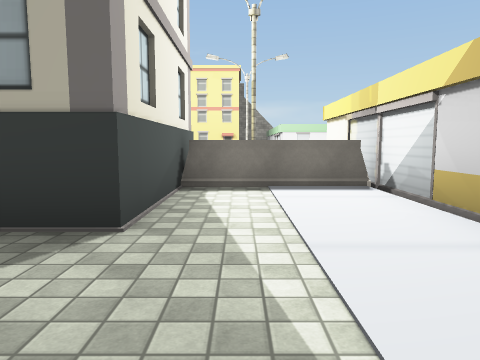
[1] (above)

24 first-person views from a walk through a Unity game level. The camera is 1.3 m above the floor, tilts 6° down and sees 70° across. The floor is counted in squares, 2 m on a side. Each view is taken from the middle of a square. On the plan, view 1 faces up. The plan holds only what a view shows up to about 10 squares ahead; the rest is blank. The place goes on beyond the plan. The player character is not drawn. Some animated figures are not drawn. Some surface patterns are stand-ins.

[2]
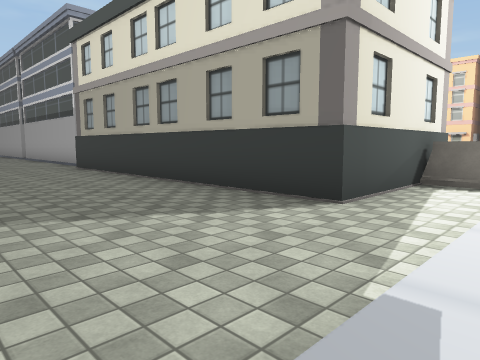

[3]
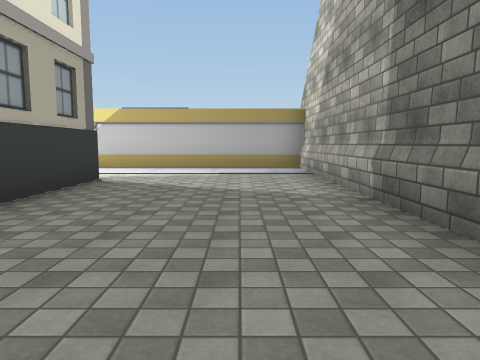

[4]
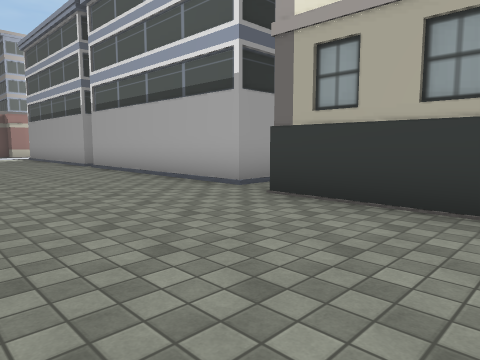

[5]
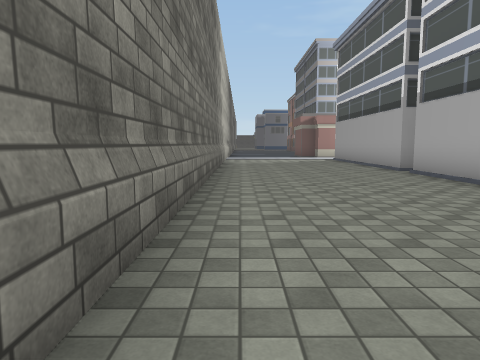

[6]
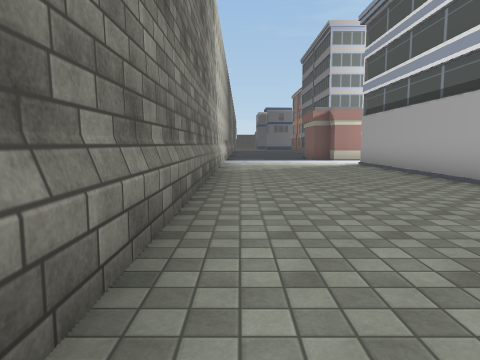

[7]
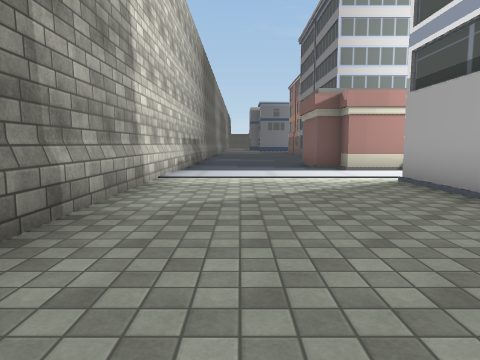

[8]
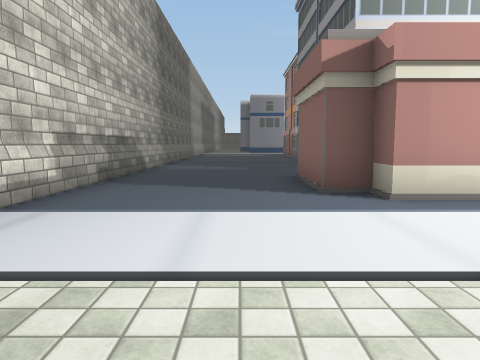

[9]
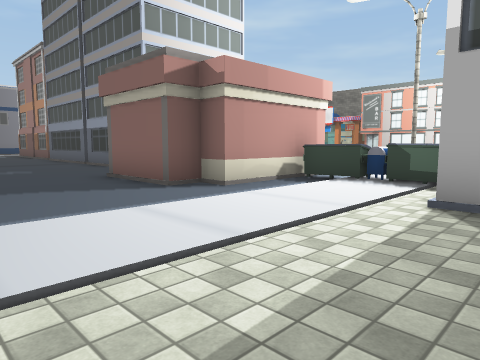

[10]
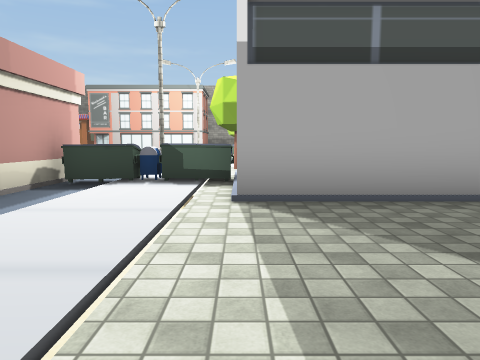

[11]
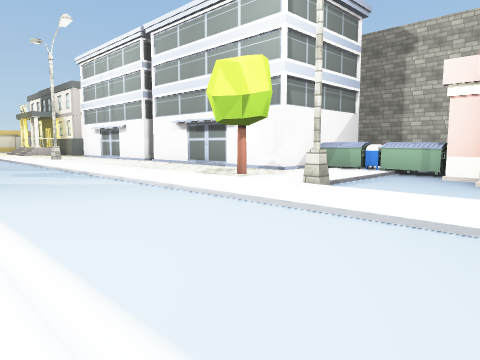

[12]
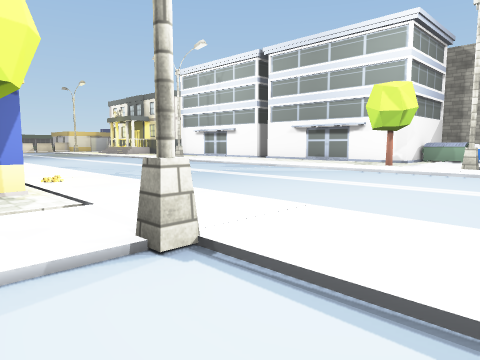

[13]
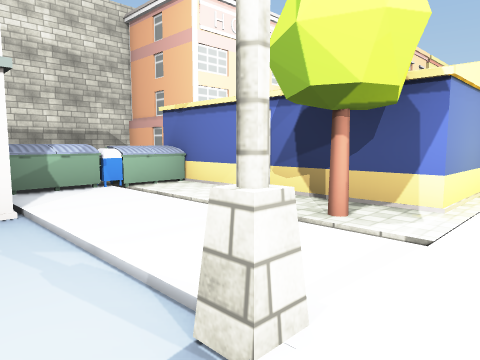

[14]
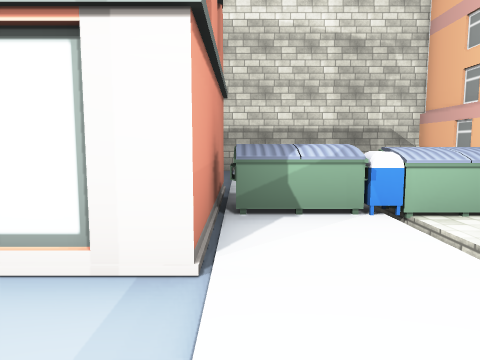

[15]
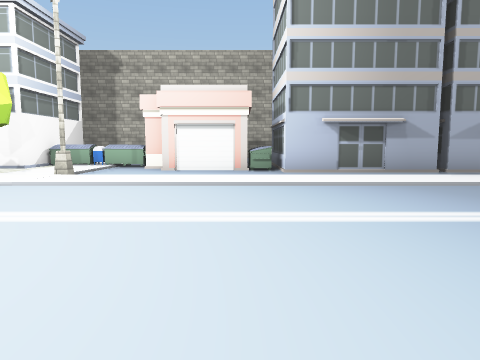

[16]
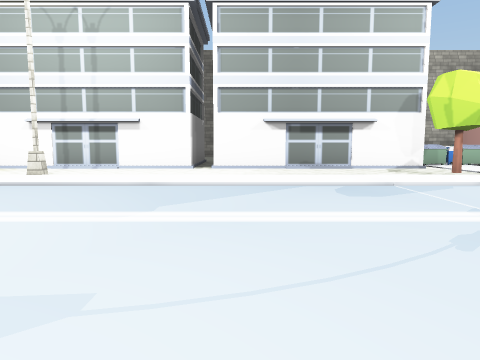

[17]
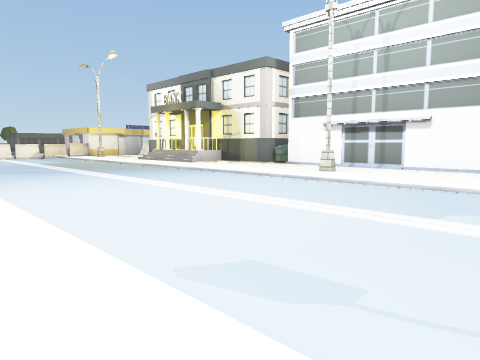

[18]
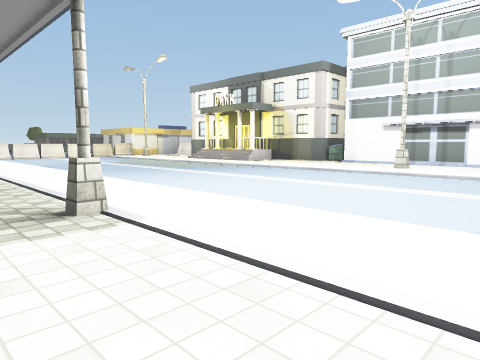

[19]
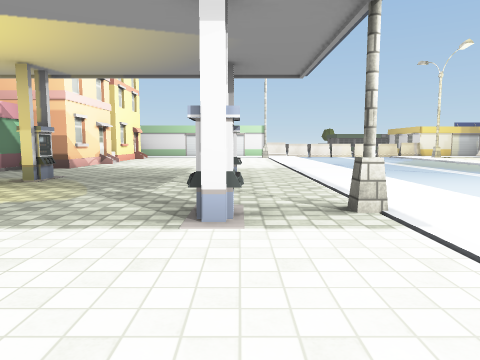

[20]
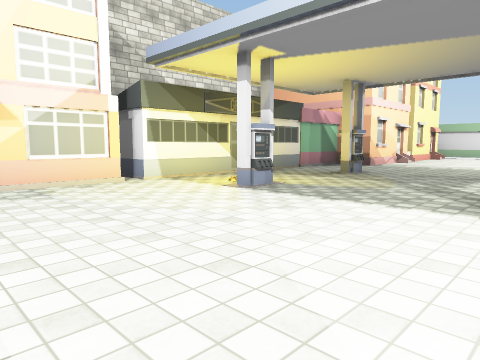

[21]
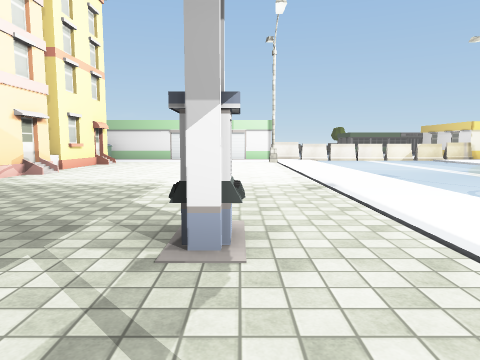

[22]
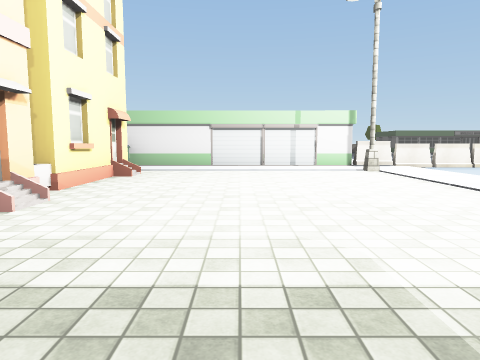

[23]
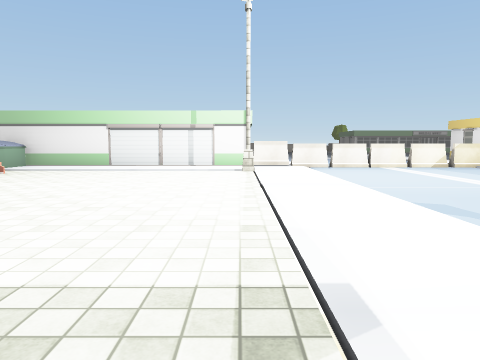

[24]
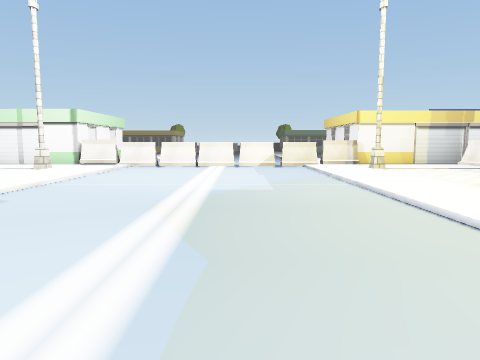

### Floor plan
Key: @ floor where view 1 was taken; # wall or solid block; . floor; / step, stairs or slope; = window, fence, low wall or low ledge; B building; U dumpster; M mailbox; T tree; L block; O other object.
Columns run from 34 left of view 1 to 4 right of it. Each row starts with its distance up from view 1.
 27           ######
 26           /    #
 25           /    #
 24           /    B  ##.#######       U#
 23           /       .........#B##O## U#
 22           / U#    ...B..B...........
 21           UMU#   ...................
 20          #// #   ...................
 19          .// #   ...................
 18         ../.T#   ....B..B...........#
 17         ..#..##   ................#.#B
 16       . ......O.....................L
 15      ///////////////////////////////L
 14     ................................L
 13     ................................L
 12    .................................L
 11   ..................................L
 10   ////////////////////////  ////////L
  9  .........#..........#...     /...#.LBB
  8 ........../.T...........       B....#
  7 ######B...//............         ...#
  6      #  #//.######.######        # =#
  5          UMU#           #        #..#
  4          //.##         ###       #..#
  3    ..   #//.B#####.#####B#########..#
  2   ........//........................#
  1   ........//........................#
  0    .......//......................@.#
 -1    .......//........................#
 -2    #######################   ########

Where each view was taken, in squares from view 1:
view 1: 0 up, 0 right, facing up
view 2: 1 down, 1 right, facing up-left
view 3: 0 up, 7 left, facing right
view 4: 1 down, 6 left, facing up-left
view 5: 1 down, 8 left, facing left
view 6: 1 down, 11 left, facing left
view 7: 0 up, 16 left, facing left
view 8: 1 up, 21 left, facing left
view 9: 1 down, 21 left, facing up-left
view 10: 1 down, 22 left, facing up
view 11: 13 up, 27 left, facing down-right
view 12: 18 up, 26 left, facing down-right
view 13: 16 up, 25 left, facing up-right
view 14: 18 up, 24 left, facing up
view 15: 16 up, 28 left, facing down
view 16: 16 up, 17 left, facing down
view 17: 16 up, 17 left, facing down-right
view 18: 18 up, 16 left, facing down-right
view 19: 18 up, 16 left, facing right
view 20: 18 up, 17 left, facing up-right
view 21: 18 up, 12 left, facing right
view 22: 20 up, 8 left, facing right
view 23: 17 up, 8 left, facing right
view 24: 12 up, 8 left, facing right
